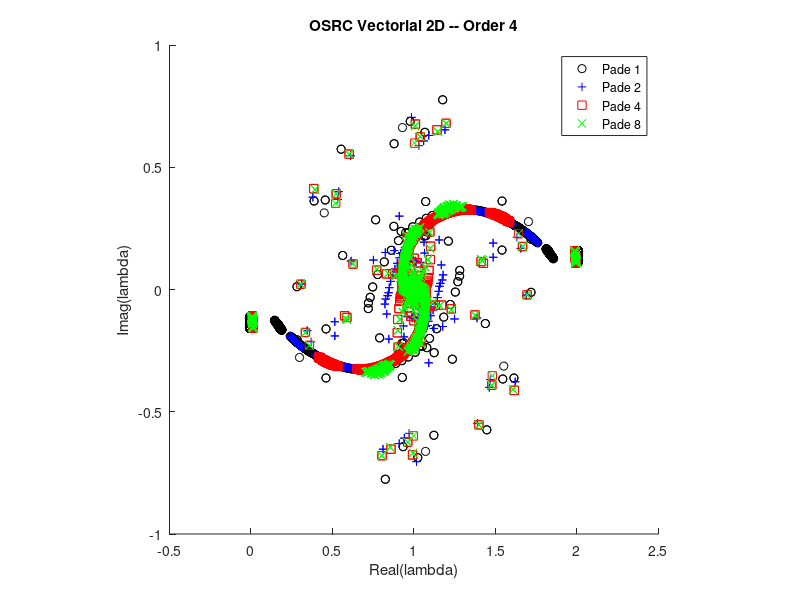

This figure's MATLAB source:
clear all;
close all;

l1 = dlmread('l4P1.csv');
l2 = dlmread('l4P2.csv');
l4 = dlmread('l4P4.csv');
l8 = dlmread('l4P8.csv');

figure;
hold on;
plot(real(l1), imag(l1), 'ko');
plot(real(l2), imag(l2), 'b+');
plot(real(l4), imag(l4), 'rs');
plot(real(l8), imag(l8), 'gx');
hold off;

title('OSRC Vectorial 2D -- Order 4');
xlabel('Real(lambda)');
ylabel('Imag(lambda)');
legend({'Pade 1', 'Pade 2', 'Pade 4', 'Pade 8'});

axis square;
print('vectPade2d.png');
